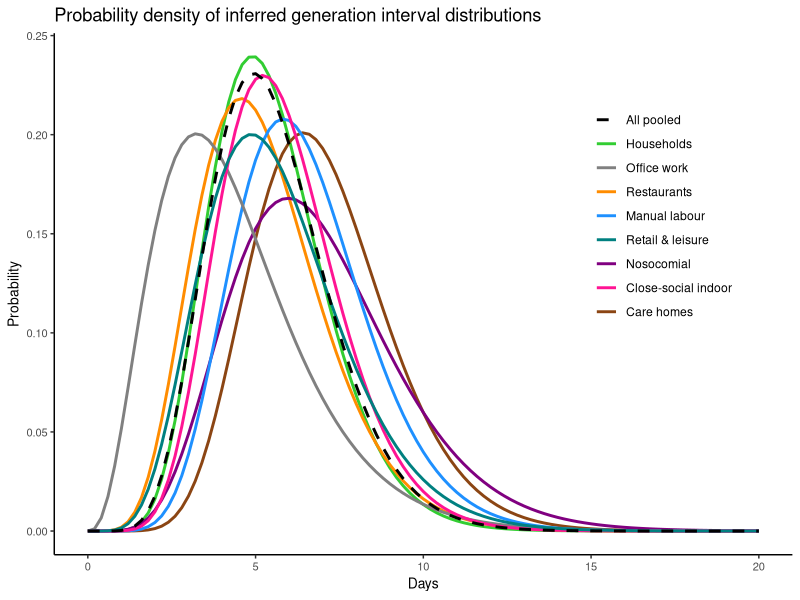
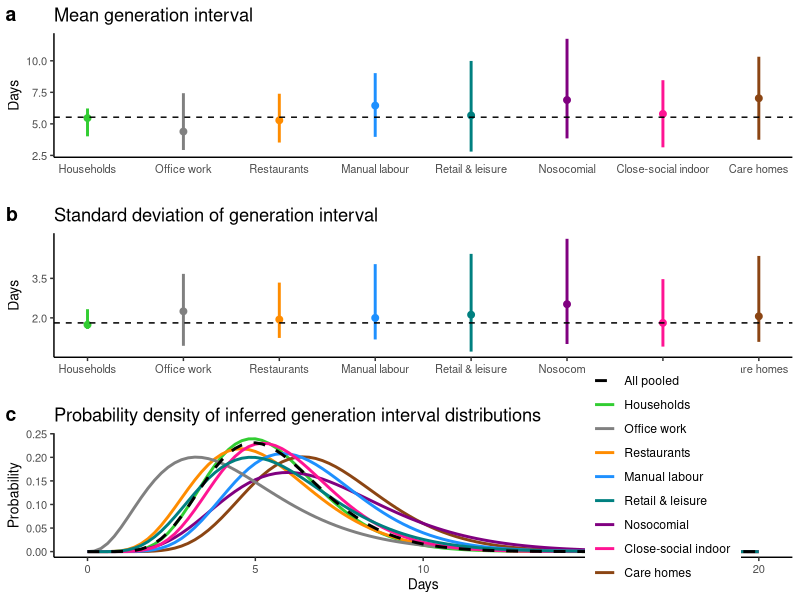

Here is the R script that generated these plots, in order:
library(readxl)
library(scales)
library(ggpubr)

### from data/processed
estGT <- read_excel("update GI setting estimates.xlsx")

estGT$setting <- factor(estGT$setting, levels = c("household", "office", "restaurant", "manual labour",
                                                  "retail", "nosocomial", "social", "carehome"))

estGT$X <- c(2, 5, 4, 1, 7, 3, 6, 8)/2


plotmu <- ggplot() + geom_point(data = estGT, aes(x = X, y = mu, color = setting), size = 2) +
  geom_errorbar(data = estGT, aes(x = X, ymin = muLB, ymax = muUB, color = setting), size = 1, width = 0) +
  scale_color_manual(values = c("#32CD32", 
                                "#808080", "#FF8C00",
                                "#1E90FF", "#008080",
                                "#800080", "#FF1493", 
                                "#8B4513")) +
  scale_x_continuous(breaks = seq(0.5, 4, 0.5),
                     labels = c("Households", "Office work", "Restaurants", "Manual labour",
                                "Retail & leisure", "Nosocomial", "Close-social indoor", "Care homes")) +
  scale_y_continuous(breaks = seq(2.5, 10, 2.5),
                     labels = label_number(accuracy = 0.1)) +
  geom_hline(yintercept = 5.53, linetype = "dashed") +
  xlab(" ") + ylab("Days") + 
  theme(panel.grid.major = element_blank(), panel.grid.minor = element_blank(),
        panel.background = element_blank(), 
        axis.line.x.bottom = element_line(),
        axis.line.y.left = element_line(),
        legend.position = "none",
        axis.ticks.x.bottom = element_blank(),
        axis.text = element_text(size = 8),
        axis.title = element_text(size = 10)) +
  ggtitle("Mean generation interval") 


plotsd <- ggplot() + geom_point(data = estGT, aes(x = X, y = sd, color = setting), size = 2) +
  geom_errorbar(data = estGT, aes(x = X, ymin = sdLB, ymax = sdUB, color = setting), size = 1, width = 0) +
  scale_color_manual(values = c("#32CD32", 
                                "#808080", "#FF8C00",
                                "#1E90FF", "#008080",
                                "#800080", "#FF1493", 
                                "#8B4513")) +
  scale_x_continuous(breaks = seq(0.5, 4, 0.5),
                     labels = c("Households", "Office work", "Restaurants", "Manual labour",
                                "Retail & leisure", "Nosocomial", "Close-social indoor", "Care homes")) +
  scale_y_continuous(breaks = seq(0.5, 4.0, 1.5)) +
  xlab(" ") + ylab("Days") + 
  geom_hline(yintercept = 1.81, linetype = "dashed") +
  theme(panel.grid.major = element_blank(), panel.grid.minor = element_blank(),
        panel.background = element_blank(), 
        axis.line.x.bottom = element_line(),
        axis.line.y.left = element_line(),
        legend.position = "none",
        axis.text = element_text(size = 8),
        axis.title = element_text(size = 10)) +
  ggtitle("Standard deviation of generation interval")



estGT$shape <- estGT$mu^2/estGT$sd^2
estGT$rate <- estGT$mu/estGT$sd^2


plotpdf <- ggplot() + 
  geom_function(fun = function(x){dgamma(x, shape = estGT$shape[4],
                                         rate = estGT$rate[4])},
                aes(color = paste(2, "Households")), size = 1) +
  geom_function(fun = function(x){dgamma(x, shape = estGT$shape[8],
                                         rate = estGT$rate[8])},
                aes(color = paste(9, "Care homes")), size = 1) +
  geom_function(fun = function(x){dgamma(x, shape = estGT$shape[6],
                                         rate = estGT$rate[6])},
                aes(color = paste(4, "Restaurants")), size = 1) +
  geom_function(fun = function(x){dgamma(x, shape = estGT$shape[7],
                                         rate = estGT$rate[7])},
                aes(color = paste(7, "Nosocomial")), size = 1) +
  geom_function(fun = function(x){dgamma(x, shape = estGT$shape[3],
                                         rate = estGT$rate[3])},
                aes(color = paste(5, "Manual labour")), size = 1) +
  geom_function(fun = function(x){dgamma(x, shape = estGT$shape[1],
                                         rate = estGT$rate[1])},
                aes(color = paste(3, "Office work")), size = 1) +
  geom_function(fun = function(x){dgamma(x, shape = estGT$shape[5],
                                         rate = estGT$rate[5])},
                aes(color = paste(8, "Close-social indoor")), size = 1) +
  geom_function(fun = function(x){dgamma(x, shape = estGT$shape[2],
                                         rate = estGT$rate[2])},
                aes(color = paste(6, "Retail & leisure")), size = 1) +
  geom_function(fun = function(x){dgamma(x, shape = 5.53^2/1.81^2,
                                         rate = 5.53/1.81^2)},
                aes(color = paste(1, "All pooled")), size = 1, linetype = "dashed")+
  scale_color_manual(
    name = c("Cluster setting"),
    values =  c("black", "#32CD32", 
                "#808080", "#FF8C00",
                "#1E90FF", "#008080",
                "#800080", "#FF1493", 
                "#8B4513"),
    labels = c("All pooled","Households", "Office work", "Restaurants", "Manual labour",
               "Retail & leisure", "Nosocomial", "Close-social indoor", "Care homes")) +
  scale_x_continuous(limits = c(0, 20)) +
  xlab("Days") + ylab("Probability") +
  theme(panel.grid.major = element_blank(), panel.grid.minor = element_blank(),
        panel.background = element_blank(), 
        axis.line.x.bottom = element_line(),
        axis.line.y.left = element_line(),
        legend.position = c(0.825, 0.65),
        legend.title = element_blank(),
        axis.text = element_text(size = 8),
        axis.title = element_text(size = 10)) +
  ggtitle("Probability density of inferred generation interval distributions")

plotpdf

fig4 <- ggarrange(plotmu, plotsd, plotpdf, nrow = 3, ncol = 1, labels = letters[1:3], align = "v")


ggsave("Fig4_final.pdf", fig4, width = 11.69, height = 8.27, units = "in", dpi = 600)
